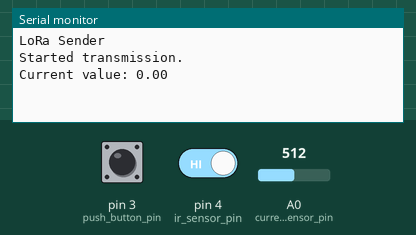
Simulated run of this sketch. Board: Arduino Uno, built with avr-gcc and run on an emulated ATmega328P. Shown: the last lines printed to the serial monitor. The test bench sets the inputs (shaded band); at power-on: A0 (current_sensor_pin) = 512, pin 3 (push_button_pin) HIGH, pin 4 (ir_sensor_pin) HIGH. No radio packets arrive unless stated.

Above: at 1.2 s.
1.3 s: A0 (current_sensor_pin) set to 716
At 2.5 s:
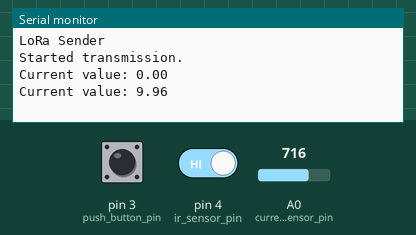
5.5 s: pin 3 (push_button_pin) pulled LOW for 0.15 s
At 6.0 s:
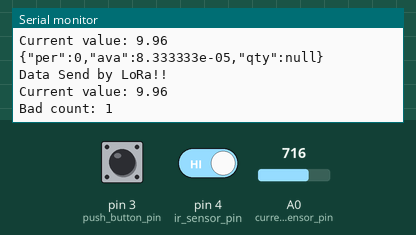
9.8 s: pin 4 (ir_sensor_pin) driven LOW
At 10.9 s:
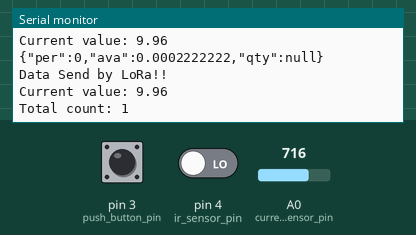
11.6 s: pin 3 (push_button_pin) pulled LOW for 1 s
At 12.9 s:
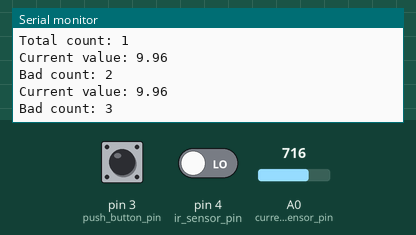
16.5 s: A0 (current_sensor_pin) set to 900
At 17.9 s:
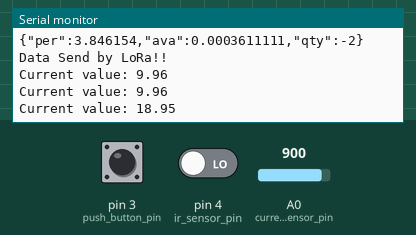
Timing chart, 0 to 19.0 s (numbered marks = the images above; inputs shaded):
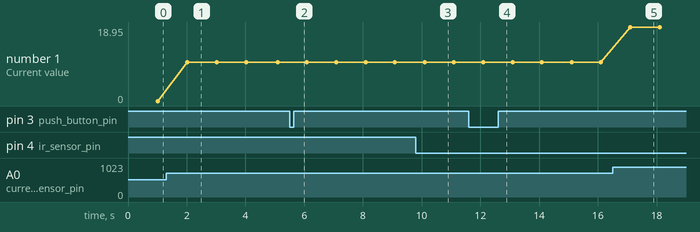

Measured:
- after the input at 1.3 s, the serial monitor: prints a new line after 0.72 s (image 1)
- after the input at 5.5 s, the serial monitor: prints a new line at once (image 2)
- after the input at 9.8 s, the serial monitor: prints a new line after 0.33 s (image 3)
- after the input at 11.6 s, the serial monitor: prints a new line at once (image 4)
- after the input at 16.5 s, the serial monitor: prints a new line after 0.60 s (image 5)
- plotted number 1: 0 → 9.96 after the input at 1.3 s, 9.96 → 18.95 after the input at 16.5 s

The sketch:

oeeTransmitter.ino
```cpp
#include <SPI.h>
#include <LoRa.h>
#include <ArduinoJson.h>

#define current_sensor_pin  A0
#define ir_sensor_pin       4
#define push_button_pin     3

#define idea_cycle_time     50 //seconds, which means after every 50 seconds there will be a product count
uint64_t planned_production_time = 36000; //seconds which is equal to 10 Hours

uint64_t  cst, irt, pbt, lrt, onTime = 0;
int totalCount = 0, defectCount = 0;


float current_sensor_offset = 2500.0; //offset
float current_sensor_sensitivity = 100.0; // use 100 for 20A Module and 66 for 30A Module
float current_sensor_adcvalue = 0.0;
float current_sensor_voltage = 0.0;
float current_sensor_current = 0.0;
float offCurrent = 0.5;

bool lastState, currState;

float performance = 0;
float availability = 0;
float quality = 0;
String datapacket;

DynamicJsonDocument doc(64);

void setup()
{
  Serial.begin(9600);
  while (!Serial);
  Serial.println("LoRa Sender");
  if (!LoRa.begin(433E6)) {
    Serial.println("Starting LoRa failed!");
    while (1);
  }
  Serial.println("Started transmission.");

  pinMode(current_sensor_pin, INPUT);
  pinMode(ir_sensor_pin, INPUT);
  pinMode(push_button_pin, INPUT_PULLUP);

  cst = millis();
  irt = millis();
  pbt = millis();
  lrt = millis();
}

void loop()
{
  if (millis() - cst > 1000) {
    cst = millis();
    Serial.print("Current value: ");
    Serial.println(get_current());
    if (get_current() > offCurrent) {
      onTime += 1;
    }
  }

  if (millis() - irt > 1000) {
    irt = millis();
    get_ir();
  }

  if (digitalRead(push_button_pin) == LOW) {
    if (millis() - pbt > 500) {
      pbt = millis();
      defectCount++;
      Serial.print("Bad count: ");
      Serial.println((int)defectCount);
    }
  }

  performance = (1.0 * idea_cycle_time * totalCount ) / onTime;
  availability = (1.0 * onTime) / planned_production_time;
  quality = 1.0 - (1.0 * defectCount / totalCount);

  if (millis() - lrt > 5000) {
    datapacket = "";
    lrt = millis();
    doc["per"] = performance;
    doc["ava"] = availability;
    doc["qty"] = quality;
    serializeJson(doc, datapacket);
    Serial.println(datapacket);
    LoRa.beginPacket();
    LoRa.print(datapacket);
    LoRa.endPacket();
    Serial.println("Data Send by LoRa!!");
  }
}

double get_current() {
  double average = 0;
  for (int i = 1 ; i <= 25 ; i++) {
    current_sensor_adcvalue = analogRead(current_sensor_pin);
    current_sensor_voltage = ((current_sensor_adcvalue * 5000.0) / 1024.0);
    current_sensor_current = ((current_sensor_voltage - current_sensor_offset) / current_sensor_sensitivity);
    average += current_sensor_current;
  }
  return average / 25.0;
}

void get_ir() {
  currState = digitalRead(ir_sensor_pin);
  if (lastState != currState && currState == LOW) {
    totalCount++;
    Serial.print("Total count: ");
    Serial.println((int)totalCount);
  }
  lastState = currState;
}
```
